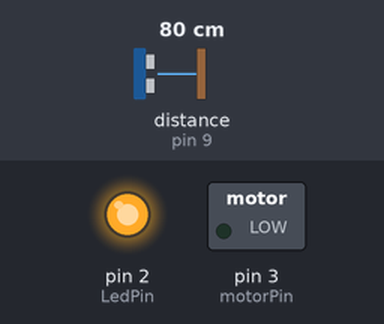
The sketch below on a simulated Arduino Uno, built with avr-gcc and run on an emulated ATmega328P. On the bench: switched loads named in the sketch (green lamp = pin HIGH), output pins drawn as LEDs (lit = HIGH). Wiring (inferred from the names in the program): ultrasonic range finder: trigger pin 10; echo pin 9. The test bench sets the inputs (shaded band); at power-on: distance to the obstacle (sensor on pin 9) 80 cm. The echo pulse lasts 58.3 µs per cm; pins used as bus, display or sensor lines are not drawn.

Above: at 1.8 s.
1.9 s: distance to the obstacle (sensor on pin 9) set to 99 cm
6.0 s: distance to the obstacle (sensor on pin 9) set to 105 cm
At 7.2 s:
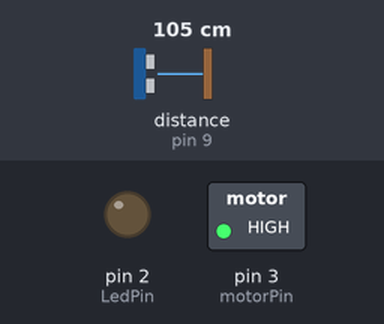
7.5 s: distance to the obstacle (sensor on pin 9) set to 2 cm
At 8.8 s:
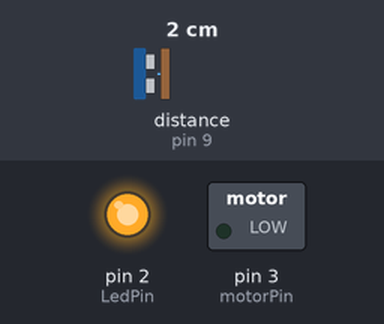
11.6 s: distance to the obstacle (sensor on pin 9) set to 120 cm
At 12.8 s:
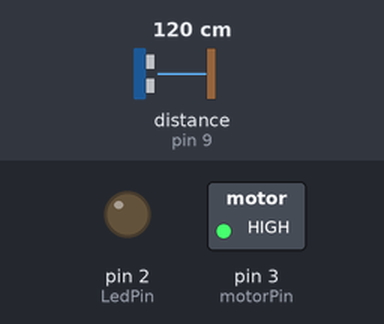
Timing chart, 0 to 14.5 s (numbered marks = the images above; inputs shaded):
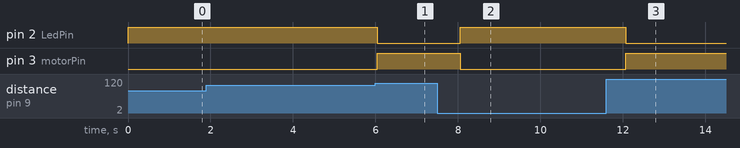

The sketch:

code.ino
```cpp
int const trigPin = 10;
int const echoPin = 9;
int const LedPin = 2;
int const motorPin = 3;

void setup()
{
	pinMode(trigPin, OUTPUT);
	pinMode(echoPin, INPUT);
	pinMode(LedPin, OUTPUT);
	pinMode(motorPin, OUTPUT);
}

void loop()
{
  	digitalWrite(motorPin, HIGH);
	int duration, distance;
	digitalWrite(trigPin, HIGH);
	delay(1);
	digitalWrite(trigPin, LOW);
	duration = pulseIn(echoPin, HIGH);
	distance = (duration/2) / 29.1;


  	if (distance <= 100 && distance > 0) {
		digitalWrite(LedPin, HIGH);
		digitalWrite(motorPin, LOW);
	}
    else if( distance > 100) {
		digitalWrite(LedPin, LOW);
		digitalWrite(motorPin, HIGH);
	}

  	delay(1000);
}
```

Measured:
- the behaviour switches between 101 and 102 cm on distance to the obstacle (sensor on pin 9) (found by bisection; images 0 and 1)
- after the input at 6.0 s, pin 2 (LedPin): HIGH → LOW after 0.05 s; pin 3 (motorPin): LOW → HIGH at once
- after the input at 7.5 s, pin 2 (LedPin): LOW → HIGH after 0.56 s; pin 3 (motorPin): HIGH → LOW after 0.56 s
- after the input at 11.6 s, pin 2 (LedPin): HIGH → LOW after 0.47 s; pin 3 (motorPin): LOW → HIGH after 0.46 s
